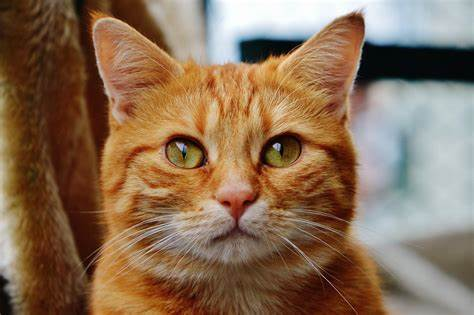
#> input picture Images/cat.jpeg, 474 x 315 px
$ python transforming_images.py
#> lines starting #> are read from the running program, lines starting #| are printed output that depends on the picture
import numpy as np
import cv2 as cv
img = cv.imread('Images/cat.jpeg')
#> img is the input picture: shape (315, 474, 3); mean B, G, R 85.7, 110.3, 137.7

# convert to grayscale
gray = cv.cvtColor(img, cv.COLOR_BGR2GRAY)
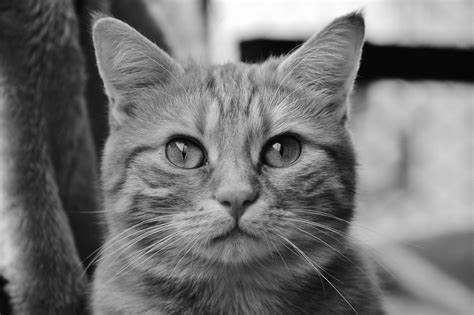
#> gray: shape (315, 474); min 0, max 255, mean 115.7
cv.imshow('Gray', gray)


# blur the image
blur = cv.GaussianBlur(img, (7, 7), cv.BORDER_DEFAULT)
# (7,7) is the kernel size that is the amount of blur
# cv.imshow('Blur', blur)

# edge cascade
canny = cv.Canny(blur, 125, 175)
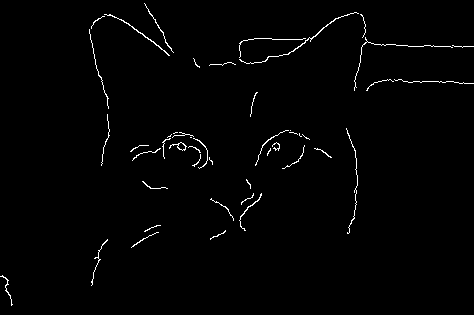
#> canny: shape (315, 474); 1.3% white in thin lines or dots
# to reduce the edges apply blur
# cascade image is the image with edges
# 125 is the threshold 1 and 175 is the threshold 2
# cv.imshow('Canny Edges', canny)


# dilating the image
dilated = cv.dilate(img, (7, 7), iterations=3)
# dilate means to make the edges thicker
# iterations is the amount of time we want to dilate the image
# cv.imshow('Dilated', dilated)

# eroding
eroded = cv.erode(dilated, (7, 7), iterations=32)
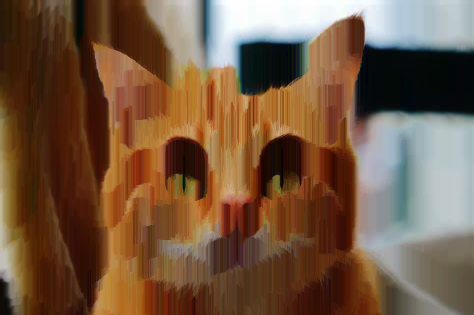
#> eroded: shape (315, 474, 3); mean B, G, R 65.7, 88.7, 116.9
# erode means to make the edges thinner
# cv.imshow('Eroded', eroded)

# resize
resized = cv.resize(img, (500, 500), interpolation=cv.INTER_CUBIC)
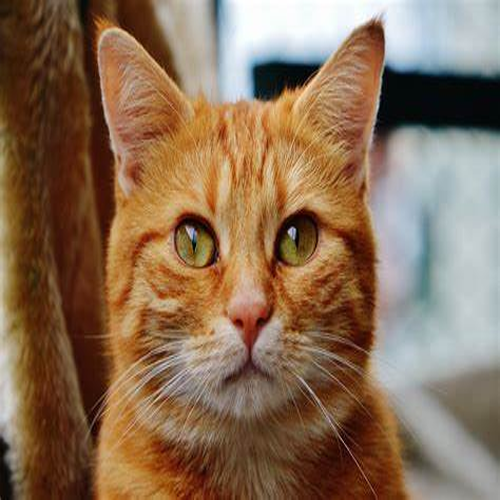
#> resized: shape (500, 500, 3); mean B, G, R 85.7, 110.3, 137.7
# cv.INTER_AREA is the interpolation method , interpolation is the way of resizing the image when we wwant to smaller the image
# cv.INTER_LINEAR is the interpolation method , interpolation is the way of resizing the image when we wwant to larger the image
# cubic is slower than linear but gives better results


# cv.INTER_CUBIC is the interpolation method , interpolation is the way of resizing the image
# ignoring the aspect ratio
# cv.imshow('Resized', resized)

# cropping
# cropped = img[50:200, 200:400]
# cv.imshow('Cropped', cropped)
def translate(img, x, y):
#> called with x = 100, y = 100
    transMAt = np.float32([[1, 0, x], [0, 1, y]])
    # the list first is the width and second is the height
    # 1 is the width and 0 is the height transMAt is the matrix that is used to translate the image

    dimensions = (img.shape[1], img.shape[0])
#> dimensions = (474, 315)

    return cv.warpAffine(img, transMAt, dimensions)
    # warpAffine is the function to translate the image that takes the image, the matrix and the dimensions of the image


# -x --> left
# -y --> up
# x --> right
# y --> down
translated = translate(img, 100, 100)
cv.imshow('Translated', translated)
# the image was shifted 100 pixels to the right and 100 pixels down

# rotation


def rotate(img, angle, rotPoint=None):
#> called with angle = 45
    (height, width) = img.shape[:2]
#> height = 315; width = 474
    # [:2] means only height and width
    if rotPoint is None:
        rotPoint = (width//2, height//2)
#> rotPoint = (237, 157)
    # if the rotation point is not given then the rotation point is the centre of the image
    rotMat = cv.getRotationMatrix2D(rotPoint, angle, 1.0)
    # rotMat is the matrix that is used to rotate the image
    # 1.0 is the scale of the image --> scale is the size of the image
    dimensions = (width, height)
#> dimensions = (474, 315)
    return cv.warpAffine(img, rotMat, dimensions)
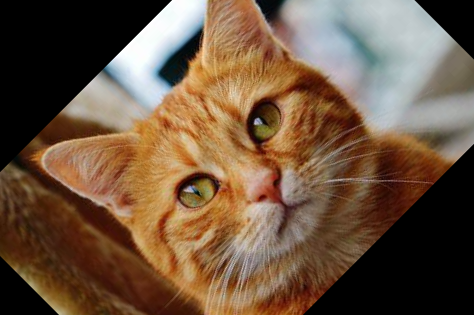
#> returned value: shape (315, 474, 3); mean of channels 0, 1, 2 65, 85.9, 110.2; drawn as B, G, R


rotated = rotate(img, 45)
# negative angle means anti clockwise rotation


cv.imshow('Rotated', rotated)

# flipping
flip = cv.flip(img, 0)
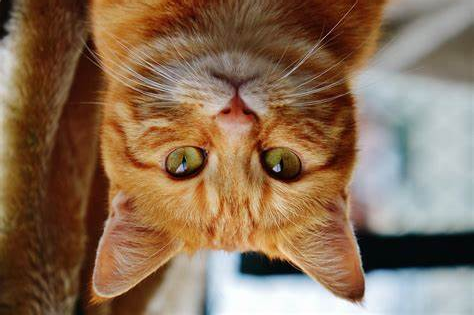
#> flip: shape (315, 474, 3); mean B, G, R 85.7, 110.3, 137.7
# 0 means flipping vertically
# 1 means flipping horizontally
# -1 means flipping both vertically and horizontally
cv.imshow('Flip', flip)

# cropping
cropped = img[0:200, 0:200]
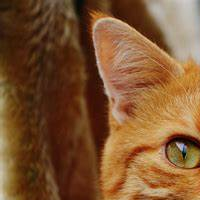
#> cropped: shape (200, 200, 3); mean B, G, R 49.3, 85.2, 126.1

# 200:400 means height 200 to 400 from top
cv.imshow('Cropped', cropped)


cv.waitKey(0)
# 0 is the key we have to press to close the image
